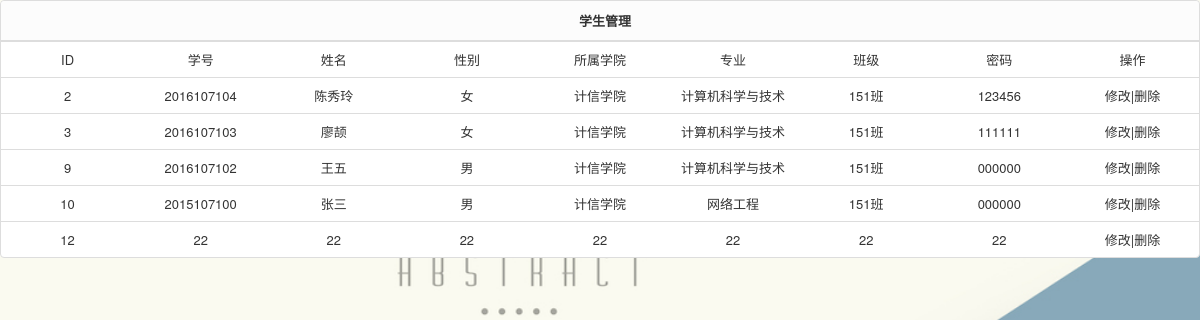
The app's page /admin_student_list.php with its own data.
### tables this page shows
CREATE TABLE IF NOT EXISTS `student` (
  `id` int(11) NOT NULL AUTO_INCREMENT,
  `stu_number` int(50) NOT NULL COMMENT '学号',
  `name` varchar(20) NOT NULL COMMENT '姓名',
  `sex` varchar(10) NOT NULL COMMENT '性别',
  `department` varchar(20) NOT NULL COMMENT '院系',
  `specialty` varchar(20) NOT NULL COMMENT '专业',
  `class` varchar(30) NOT NULL COMMENT '班级',
  `pw` varchar(50) NOT NULL COMMENT '密码',
  PRIMARY KEY (`id`)
);

### admin_student_list.php (the view, shortened to what this page needs)
<!DOCTYPE html>
<html lang="zh-cn">
<head>
    <link rel="stylesheet" href="css/pintuer.css">
    <link rel="stylesheet" href="css/admin.css">
</head>
<body style="background:url(images/login_bg.jpg); background-repeat:no-repeat; text-align:center; background-size: 100%;">
<form method="post" action="select_save.php">
  <div class="panel admin-panel">
    <div class="panel-head"><strong class="icon-reorder">学生管理</strong></div>
<?php
  include("conn.php");
  include("function.php");
  $sql="select * from student ";
  $result=$link->query($sql);
?>
    <table class="table table-hover text-center">
        <tr>
    <td width="100"><div align="center">ID</div></td>
    <td width="100"><div align="center">学号</div></td>
    <td width="100"><div align="center">姓名</div></td>
    <td width="100"><div align="center">性别</div></td>
    <td width="100"><div align="center">所属学院</div></td>
    <td width="100"><div align="center">专业</div></td>
    <td width="100"><div align="center">班级</div></td>
    <td width="100"><div align="center">密码</div></td>
    <td width="100"><div align="center">操作</div></td>
  </tr>
   <?php
  	while($row=$result->fetch_assoc()){
  ?>
  <tr>
    <td align="center"><?php echo $row['id']?></td>
    <td align="center"><?php echo $row['stu_number']?></td>
    <td align="center"><?php echo $row['name']?></td>
    <td align="center"><?php echo $row['sex']?></td>
    <td align="center"><?php echo $row['department']?></td>
    <td align="center"><?php echo $row['specialty']?></td>
    <td align="center"><?php echo $row['class']?></td>
    <td align="center"><?php echo $row['pw']?></td>
    <td align="center"><a href="admin_student_update?id=<?php echo $row['id']?>">修改</a>|<a href="del.php?sid=<?php echo $row['id']?>&del=student" onClick="return confirm('真的要删除吗？')">删除</a></td>
  </tr>
  <?php
        }
	 ?>
    </table>
  </div>
</form>
</body></html>

### css/admin.css (style rules this page uses)
body { color:#333; font-size:13px; }
.panel { background:#fff; }
.table td { vertical-align:middle; }

### records on screen
student: id "2", stu_number "2016107104", name "陈秀玲", sex "女", department "计信学院", specialty "计算机科学与技术", class "151班", pw "123456"
student: id "3", stu_number "2016107103", name "廖颉", sex "女", department "计信学院", specialty "计算机科学与技术", class "151班", pw "111111"
student: id "9", stu_number "2016107102", name "王五", sex "男", department "计信学院", specialty "计算机科学与技术", class "151班", pw "000000"
student: id "10", stu_number "2015107100", name "张三", sex "男", department "计信学院", specialty "网络工程", class "151班", pw "000000"
student: id "12", stu_number "22", name "22", sex "22", department "22", specialty "22", class "22", pw "22"
